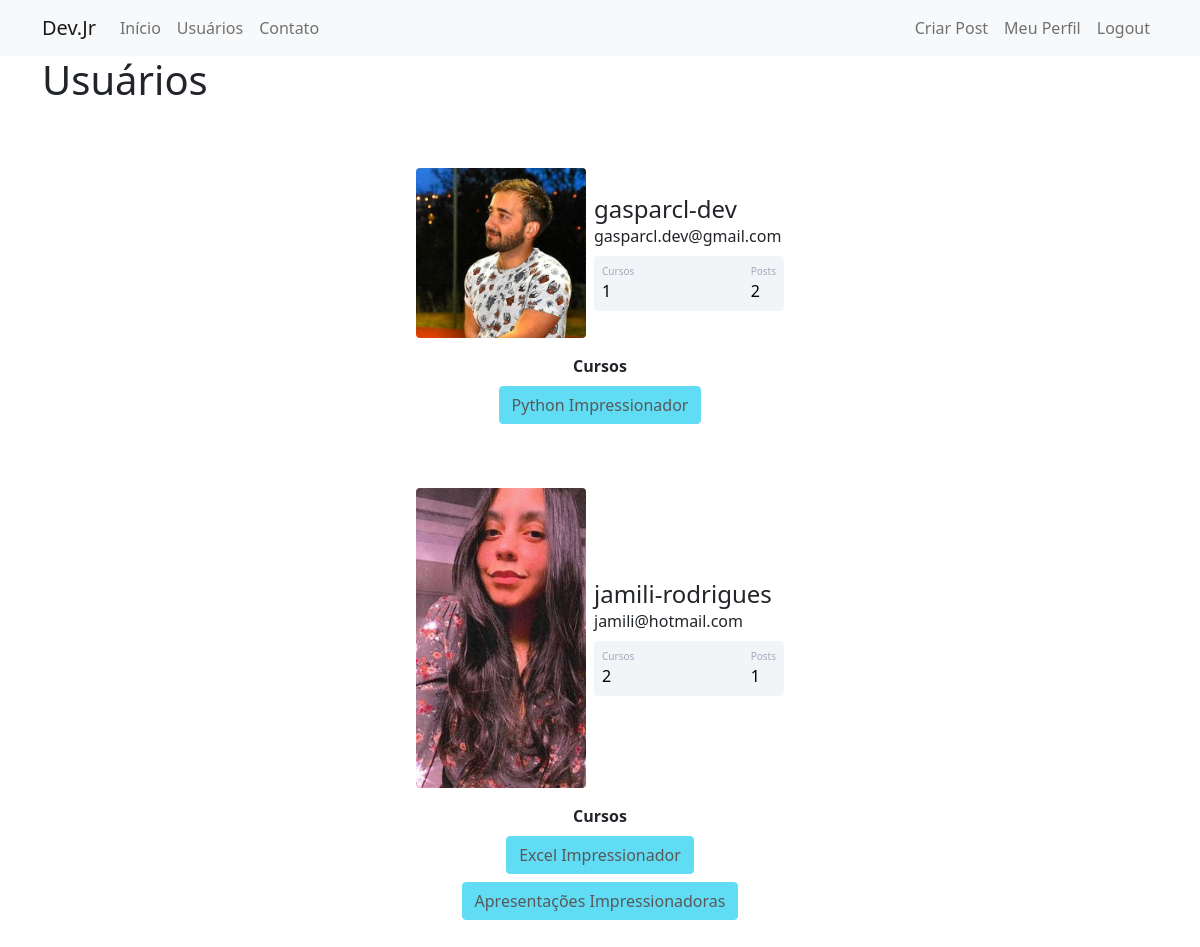
The app's page /usuarios (signed in) with its own data.
### WeconBiochem/models.py (models this page shows)
class Usuario(database.Model, UserMixin):
    id = database.Column(database.Integer, primary_key=True)
    username = database.Column(database.String, nullable=False)
    email = database.Column(database.String, nullable=False, unique=True)
    senha = database.Column(database.String, nullable=False)
    foto_perfil = database.Column(database.String, default='default.jpg')
    posts = database.relationship('Post', backref='autor', lazy=True)
    cursos = database.Column(database.String, nullable=False, default='Não Informado')
    def contar_posts(self):
        return len(self.posts)

### WeconBiochem/routes.py (the view)
@app.route('/usuarios')
@login_required
def usuarios():
    lista_usuarios = Usuario.query.all()
    return render_template('usuarios.html', lista_usuarios=lista_usuarios)

### WeconBiochem/models.py (called while the page is built)
@login_manager.user_loader
def load_usuario(id_usuario):
    return Usuario.query.get(int(id_usuario))

### WeconBiochem/templates/usuarios.html (shortened to what this page needs)
<head>
</head>
{% extends 'base.html' %}
{% block body %}
        <div class="container">
            <h1>Usuários</h1>
            {% for usuario in lista_usuarios %}
                <div class="container mt-5 d-flex justify-content-center">
                    <div class="card p-3">
                        <div class="d-flex align-items-center">
                            <div class="image pe-2"> <img src="{{ url_for('static', filename='fotos_perfil/{}'.format(usuario.foto_perfil)) }}" class="rounded" width="170"> </div>
                            <div class="ml-3 w-100">
                                <h4 class="mb-0 mt-0">{{ usuario.username }}</h4> <span>{{ usuario.email }}</span>
                                <div class="p-2 mt-2 bg-primary d-flex justify-content-between rounded text-white stats">
                                    {% if 'Não Informado' in usuario.cursos %}
                                        <div class="d-flex flex-column"> <span class="articles">Cursos</span> <span class="number1">0</span> </div>
                                    {% else %}
                                        <div class="d-flex flex-column"> <span class="articles">Cursos</span> <span class="number1">{{ usuario.cursos.count(';') + 1 }}</span> </div>
                                    {% endif %}
                                    <div class="d-flex flex-column"> <span class="rating">Posts</span> <span class="number3">{{ usuario.contar_posts() }}</span> </div>
                                </div>
                            </div>
                        </div>
                    </div>
                </div>
                <div class="row justify-content-center">
                    <div class="col col-4" style="text-align: center">
                        <strong>Cursos</strong><br>
                        {% for curso in usuario.cursos.split(';') %}
                            <button type="button" class="btn btn-info mt-2" disabled>{{ curso }}</button>
                        {% endfor %}
                    </div>
                </div>
            {% endfor %}
        </div>
{% endblock %}

### WeconBiochem/static/main.css (style rules this page uses)
.card { width: 400px; border: none; border-radius: 10px; background-color: #fff }
.stats { background: #f2f5f8 !important; color: #000 !important }
.articles { font-size: 10px; color: #a1aab9 }
.number1 { font-weight: 500 }
.rating { font-size: 10px; color: #a1aab9 }
.number3 { font-weight: 500 }

### records on screen
Usuario: foto_perfil (picture), username "gasparcl-dev", email "gasparcl.dev@gmail.com", cursos "1", contar_posts "2", cursos "Python Impressionador"
Usuario: foto_perfil (picture), username "jamili-rodrigues", email "jamili@hotmail.com", cursos "2", contar_posts "1", curso "Excel Impressionador" "Apresentações Impressionadoras"
